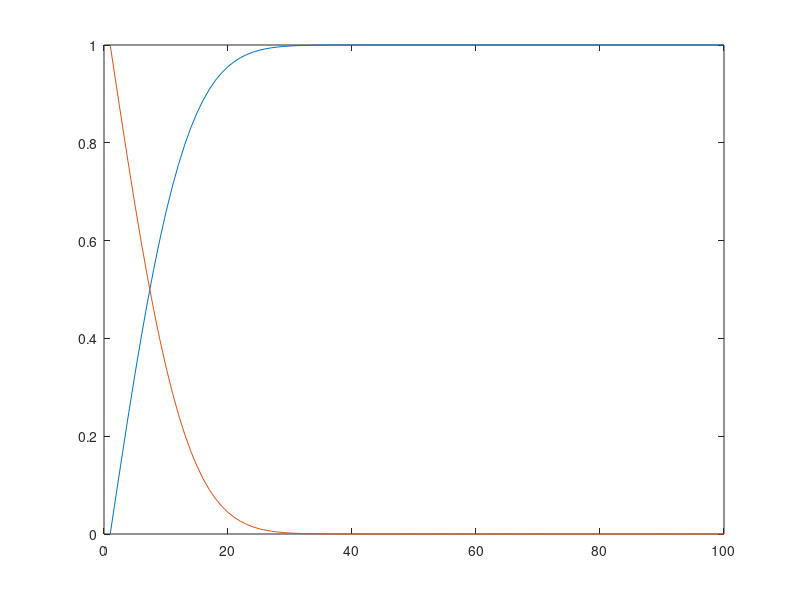
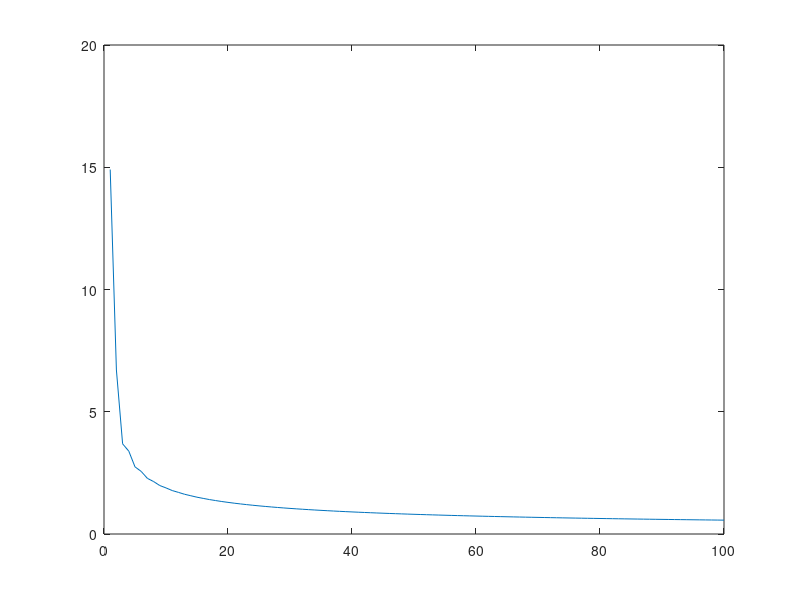

MATLAB code for these plots, in order:
%    SET UP ARRAYS AND MODEL VARIABLE
    clear all
    close all
    L=100;
    DMA=0.45;
    DMB=DMA;
    ko=1
    DRK=ko*sqrt(L/DMA)
    EAPP=-2
    E0=0
    n=1
    F=96485
    R=8.314
    T=298
    Enorm=(EAPP-E0)*(n*F)/(R*T)
    alpha=0.5
    reversible = 0
    
%    INITIAL CONDITIONS 

    FAOLD = zeros(L,1);
    FANEW = zeros(L,1);
    FBNEW = zeros(L,1);
    FBOLD = zeros(L,1);
    T = zeros(L,1);
    R = zeros(L,1);
    ZCOTT = zeros(L,1);
    Z=zeros(L,1);

    for J= 1:L 
    FAOLD(J)=1; 
    FANEW(J)=1;
    FBOLD(J)=0;
    FBNEW(J)=0;
    
    end 
    
%    START OF ITERATION LOOP 

K=0;
while K<L 
K=K+1;

%    DIFFUSION BEYOND THE FIRST BOX 
        for J=(2:L-1)
        FANEW(J)=FAOLD(J)+DMA*(FAOLD(J-1)-2*FAOLD(J)+FAOLD(J+1));
        FBNEW(J)=FBOLD(J)+DMA*(FBOLD(J-1)-2*FBOLD(J)+FBOLD(J+1));
        end 

%    DIFFUSION INTO THE FIRST BOX
    FANEW(1)=FAOLD(1)+DMA*(FAOLD(2)-FAOLD(1));
    FBNEW(1)=FBOLD(1)+DMB*(FBOLD(2)-FBOLD(1));
  

%    FARADAIC CONVERSION AND CURRENT FLOW 
    Z(K)=(ko*exp(-alpha*Enorm)*FANEW(1))-(ko*exp((1-alpha)*Enorm)*FBNEW(1));
    if Z(K)>=sqrt(L/DMA)*FANEW(1)
    Z(K)=sqrt(L/DMA)*FANEW(1);
    FANEW(1)=1/(1+exp(-Enorm));
    FBNEW(1)=1-FANEW(1);
    reversible=1;
    elseif Z(K)<0
    Z(K)=0;
    FANEW(1)=1;
    FBNEW(1)=0;
    elseif reversible>0
    Z(K)=(FANEW(1)-(1/(1+exp(-Enorm))))*sqrt(DMA/L);
    FANEW(1)=1/(1+exp(-Enorm));
    FBNEW(1)=1-FANEW(1);
    else
    FANEW(1)=FANEW(1) -(Z(K)*sqrt(DMA/L));
    FBNEW(1)=FBNEW(1) +(Z(K)*sqrt(DMA/L));
    end 
  
%     plot(J,FANEW);
%     pause(0.1);

%    SET UP OLD ARRAYS FOR NEXT ITERATION
%Think about whether this next statement is actually a while 
    for J=(1:L)
        FAOLD(J)=FANEW(J);
        FBOLD(J)=FBNEW(J);
    end
end

for K=1:L
    T(K)=(K-0.5)/L;
    ZCOTT(K)=1/sqrt(3.14159*T(K));
    R(K)=Z(K)/ZCOTT(K);
end

plot(1:L,FANEW,1:L,FBNEW)
figure
plot(Z)
